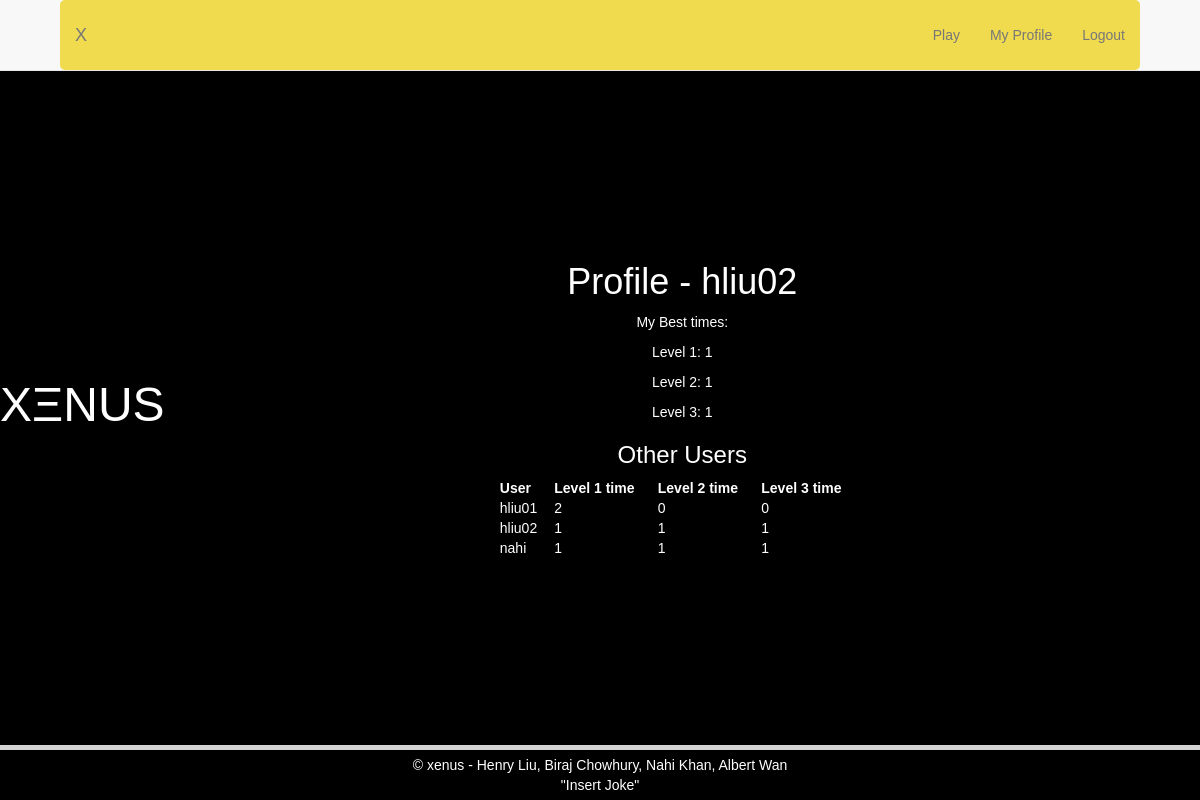
/profile (signed in), run on the app's committed database.
### tables this page shows
CREATE TABLE USER(username TEXT, password TEXT, level1 INTEGER,  level2 INTEGER,  level3 INTEGER);

### app.py (the view)
@app.route("/profile")
def profile():
    if "user" not in session:
        return redirect(url_for('root'))
    name = format(session["user"])
    with sqlite3.connect(DB_FILE) as connection:
       cur = connection.cursor()
       q = "SELECT * FROM USER WHERE level1 > 0"
       foo = cur.execute(q)
       level1list = foo.fetchall()
       foo = cur.execute("""SELECT * FROM USER WHERE username = ?""",(name,))
       userstatlist = foo.fetchall()
    return render_template("profile.html",
    title = "Profile - {}".format(session["user"]),level1list = level1list, userstatlist = userstatlist, heading = session["user"],sessionstatus = "user" in session)

### templates/profile.html (shortened to what this page needs)
{% extends "homepage.html" %}
{% block searchresults %}
<body>
<div class="container-fluid">
  <center>
    <h1>{{title}}</h1>
    <p>My Best times:</p>
    <p>Level 1: {{userstatlist[0][2]}}</p>
    <p>Level 2: {{userstatlist[0][3]}}</p>
    <p>Level 3: {{userstatlist[0][4]}}</p>
    <h3>Other Users</h3>
<table cellspacing="20">
  <tr>
    <th>User&nbsp;&nbsp;&nbsp;&nbsp;&nbsp&nbsp;</th>
    <th>Level 1 time&nbsp;&nbsp;&nbsp;&nbsp;&nbsp&nbsp;</th>
    <th>Level 2 time&nbsp;&nbsp;&nbsp;&nbsp;&nbsp;&nbsp;</th>
    <th>Level 3 time&nbsp;&nbsp;&nbsp;&nbsp;&nbsp;&nbsp;</th>
  </tr>
  {% for user in level1list%}
  <tr>
    <td>{{user[0]}}</td>
    <td>{{user[2]}}</td>
    <td>{{user[3]}}</td>
    <td>{{user[4]}}</td>
  </tr>
  {% endfor %}
</table>
  </center>
</div>
</body>
<br><br><br>
{% endblock %}

### templates/styles.css (style rules this page uses)
* { box-sizing: border-box; }
body { display: flex; justify-content: center; align-items: center; min-height: 100vh; margin: 0; background-color: #1E0555; }
body, .quote-input { font-family: 'Gill Sans', 'Gill Sans MT', Calibri, 'Trebuchet MS', sans-serif; }

### templates/homepage.html (style rules this page uses)
html,body { margin:0; padding:0; font-family:sans-serif; color:#FFFFFF; background-color:#000000; }

### data on the page
USER: level1 "1", level2 "1", level3 "1", username "hliu02"
USER: username "hliu01", level1 "2", level2 "0", level3 "0"
USER: username "nahi", level1 "1", level2 "1", level3 "1"

### other printed values
{{ title }} "Profile - hliu02"
